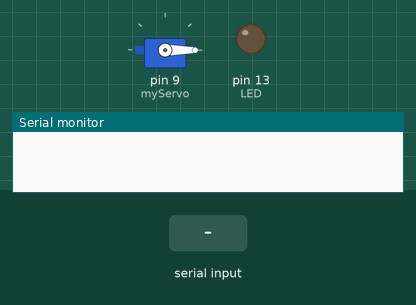
This sketch was run on a simulated Arduino Uno, built with avr-gcc and run on an emulated ATmega328P. Parts: servo, output pins drawn as LEDs (lit = HIGH), the last lines printed to the serial monitor. The test bench sets the inputs (shaded band).

Above: at 1.2 s.
1.3 s: "1" received over the second serial link
At 2.6 s:
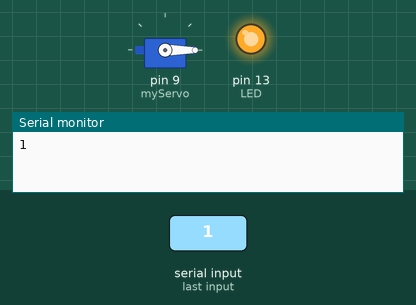
At 4.9 s:
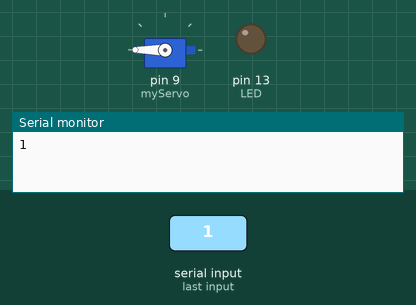
Timing chart, 0 to 6.4 s (numbered marks = the images above; inputs shaded):
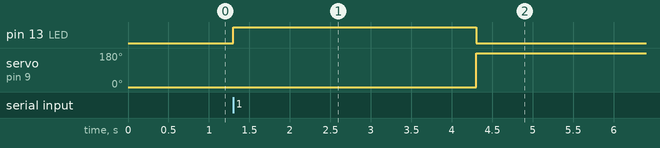

The sketch:

sprayCan.ino
```cpp
#include <SoftwareSerial.h>
#include <Servo.h>

#define LED 13
#define REVERSE true

SoftwareSerial BT(10, 11);  // RX, TX
uint64_t lastMsg;
Servo myServo;

void writeServo(uint8_t angle) {
  myServo.write(REVERSE ? (180 - angle) : angle);
}

void setup() {
  Serial.begin(9600);
  BT.begin(9600);
  lastMsg = millis();
  myServo.attach(9);
  myServo.write(0);
  pinMode(LED, OUTPUT);
  digitalWrite(LED, LOW);
}

void loop() {
  if (BT.available()) {
    uint8_t c = BT.read();
    switch (c) {
      case '0':
        writeServo(0);
        digitalWrite(LED, LOW);
        break;
      case '1':
        writeServo(180);
        digitalWrite(LED, HIGH);
        lastMsg = millis();
        break;
      default: {
        if ((c >= 65) && (c <= (65 + 180))) {
          writeServo(c - 65);
          digitalWrite(LED, HIGH);
          lastMsg = millis();
        }
        Serial.print(c, DEC);
        return;
      }
    }
    Serial.write(c);
  }
  if (Serial.available()) {
    BT.write(Serial.read());
  }

  // timeout
  if (millis() - lastMsg > 3000) {
    writeServo(0);
    digitalWrite(LED, LOW);
  }
}
```

Measured:
- after the input at 1.3 s, pin 13 (LED): LOW → HIGH at once, → LOW 3.0 s later; servo on pin 9 (myServo): 0° → 180° after 3.0 s instead of 1.7 s
